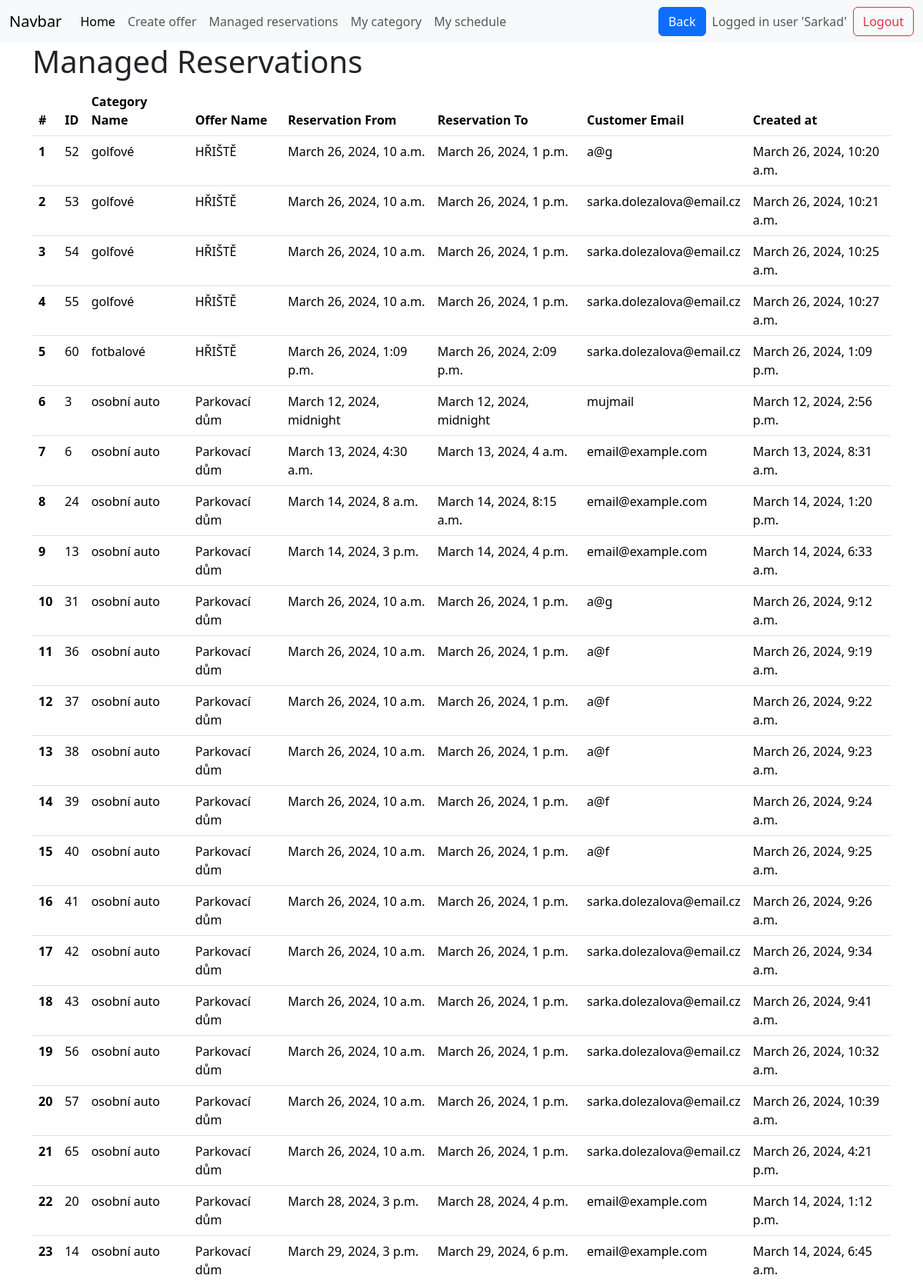
/managed_reservations (signed in, upper part), run on the app's committed database.
### base/models.py (models this page shows, shortened)
class Reservation(models.Model):
    reservation_from = models.DateTimeField(help_text="Start time/date of the reservation")
    reservation_to = models.DateTimeField(null=True, blank=True, help_text="End time/date of the reservation")
    submission_time = models.DateTimeField(default=timezone.now, help_text="When the reservation was submitted")
    confirmed_by_manager = models.CharField(
        max_length=1,
        choices=[("A", "Confirmed"), ("N", "Not Confirmed")],
        null=True,
        blank=True,
        help_text="Whether the reservation is confirmed by a manager"
    )
    customer_email = models.EmailField()
    customer_name = models.CharField(max_length=100)
    verification_token = models.CharField(max_length=64)  # Assuming you're using a hex token
    belongs_to_category = models.ForeignKey(Category, on_delete=models.CASCADE, related_name='reservations', help_text="The category of the unit being reserved")
    status = models.CharField(
        max_length=20,
        choices=[
            ("pending", "Pending"),
            ("confirmed", "Confirmed"),
            ("cancelled", "Cancelled"),
            ("completed", "Completed"),
        ],
        default="pending",
        help_text="The current status of the reservation"
    )
    class Meta:
        ordering = ['submission_time'] # Reservations ordered in ascending order (earliest first)

class Category(models.Model):
    category_name = models.CharField(max_length=50)
    category_description = models.CharField(max_length=1000, null=True, blank=True)
    category_capacity = models.IntegerField(default=1)
    max_simultneous_reservations = models.IntegerField(default=1)
    additional_time = models.DurationField(null=True, blank=True)
    count_of_units = models.IntegerField(default=1)
    created_at = models.DateTimeField(default=timezone.now)
    belongs_to_offer = models.ForeignKey(Offer, on_delete=models.CASCADE)
    category_pricing = models.ForeignKey(Pricing, on_delete=models.CASCADE, null=True)

class Offer(models.Model):
    offer_name = models.CharField(max_length=50)
    available_from = models.DateField(null=True, blank=True)
    available_to = models.DateField(null=True, blank=True)
    created_at = models.DateTimeField(default=timezone.now)
    manager_of_this_offer = models.ForeignKey(
        User, on_delete=models.CASCADE, null=True, blank=True
    )

### base/views.py (the view)
# urls.py: path('managed_reservations',views.managed_reservations, name='managed_reservations' ),
@login_required
def managed_reservations(request):
    categories = Category.objects.filter(
        belongs_to_offer__manager_of_this_offer=request.user
    )
    reservations = (
        Reservation.objects.filter(belongs_to_category__in=categories)
        .select_related("belongs_to_category", "belongs_to_category__belongs_to_offer")
        .order_by(
            "belongs_to_category__belongs_to_offer__offer_name", "reservation_from"
        )
    )
    return render(
        request,
        "managed_reservations.html",
        {
            "reservations": reservations,
        },
    )

### templates/managed_reservations.html
{% extends 'main.html' %}
{% load crispy_forms_tags %}
{% block content %}
<div class="container-md">
    <h1>Managed Reservations</h1>
    {% if reservations %}
    <table class="table table-hover">
        <thead>
            <tr>
                <th scope="col">#</th>
                <th scope="col">ID</th>
                <th scope="col">Category Name</th>
                <th scope="col">Offer Name</th>
                <th scope="col">Reservation From</th>
                <th scope="col">Reservation To</th>
                <th scope="col">Customer Email</th>
                <th scope="col">Created at</th>
            </tr>
        </thead>
        <tbody>
            {% for reservation in reservations %}
            <tr>
                <th scope="row">{{ forloop.counter }}</th>
                <td>{{ reservation.id }}</td>
                <td>{{ reservation.belongs_to_category.category_name }}</td>
                <td>{{ reservation.belongs_to_category.belongs_to_offer.offer_name }}</td>
                <td>{{ reservation.reservation_from }}</td>
                <td>{{ reservation.reservation_to }}</td>
                <td>{{ reservation.customer_email }}</td>
                <td>{{ reservation.submission_time}}</td>
            </tr>
            {% endfor %}
        </tbody>
    </table>
    {% else %}
    <p>No reservations found.</p>
    {% endif %}
</div>
{% endblock %}

### templates/navbar.html (shortened to what this page needs)
<nav class="navbar navbar-expand-lg bg-body-tertiary">
  <div class="container-fluid">
    <a class="navbar-brand" href="#">Navbar</a>
    <div class="collapse navbar-collapse" id="navbarSupportedContent">
      <ul class="navbar-nav me-auto mb-2 mb-lg-0">
        <li class="nav-item">
          <a class="nav-link active" aria-current="page" href="/manager_home">Home</a>
        </li>
        <li class="nav-item">
          <a class="nav-link" href="/create_offer">Create offer</a>
        </li>
        <li class="nav-item">
          <a class="nav-link" href="/managed_reservations">Managed reservations</a>
        </li>
        <li class="nav-item">
          <a class="nav-link" href="/my_schedule">My category</a>
        </li>
        <li class="nav-item">
          <a class="nav-link" href="/my_schedule">My schedule</a>
        </li>
      </ul>
      <button type="submit" class="btn btn-primary me-2" onclick="goBack()">Back</button>
       <div class="d-flex align-items-center">
        {% if request.user.is_authenticated %}
        <span class="navbar-text me-2"> Logged in user '{{ request.user.username | title }}'</span>
        <a class="btn btn-outline-danger" href="{% url 'logout' %}">Logout</a>
        {% else %}
        <a class="btn btn-outline-primary" href="{% url 'login' %}">Login</a>
        {% endif %}
      </div>
    </div>
    </div>
</nav>

### data on the page
Reservation: id "52", belongs_to_category.category_name "golfové", belongs_to_category.belongs_to_offer.offer_name "HŘIŠTĚ", reservation_from "March 26, 2024, 10 a.m.", reservation_to "March 26, 2024, 1 p.m.", customer_email "a@g", submission_time "March 26, 2024, 10:20 a.m."
Reservation: id "53", belongs_to_category.category_name "golfové", belongs_to_category.belongs_to_offer.offer_name "HŘIŠTĚ", reservation_from "March 26, 2024, 10 a.m.", reservation_to "March 26, 2024, 1 p.m.", customer_email "sarka.dolezalova@email.cz", submission_time "March 26, 2024, 10:21 a.m."
Reservation: id "54", belongs_to_category.category_name "golfové", belongs_to_category.belongs_to_offer.offer_name "HŘIŠTĚ", reservation_from "March 26, 2024, 10 a.m.", reservation_to "March 26, 2024, 1 p.m.", customer_email "sarka.dolezalova@email.cz", submission_time "March 26, 2024, 10:25 a.m."
Reservation: id "55", belongs_to_category.category_name "golfové", belongs_to_category.belongs_to_offer.offer_name "HŘIŠTĚ", reservation_from "March 26, 2024, 10 a.m.", reservation_to "March 26, 2024, 1 p.m.", customer_email "sarka.dolezalova@email.cz", submission_time "March 26, 2024, 10:27 a.m."
Reservation: id "60", belongs_to_category.category_name "fotbalové", belongs_to_category.belongs_to_offer.offer_name "HŘIŠTĚ", reservation_from "March 26, 2024, 1:09 p.m.", reservation_to "March 26, 2024, 2:09 p.m.", customer_email "sarka.dolezalova@email.cz", submission_time "March 26, 2024, 1:09 p.m."
Reservation: id "3", belongs_to_category.category_name "osobní auto", belongs_to_category.belongs_to_offer.offer_name "Parkovací dům", reservation_from "March 12, 2024, midnight", reservation_to "March 12, 2024, midnight", customer_email "mujmail", submission_time "March 12, 2024, 2:56 p.m."
Reservation: id "6", belongs_to_category.category_name "osobní auto", belongs_to_category.belongs_to_offer.offer_name "Parkovací dům", reservation_from "March 13, 2024, 4:30 a.m.", reservation_to "March 13, 2024, 4 a.m.", customer_email "email@example.com", submission_time "March 13, 2024, 8:31 a.m."
Reservation: id "24", belongs_to_category.category_name "osobní auto", belongs_to_category.belongs_to_offer.offer_name "Parkovací dům", reservation_from "March 14, 2024, 8 a.m.", reservation_to "March 14, 2024, 8:15 a.m.", customer_email "email@example.com", submission_time "March 14, 2024, 1:20 p.m."
Reservation: id "13", belongs_to_category.category_name "osobní auto", belongs_to_category.belongs_to_offer.offer_name "Parkovací dům", reservation_from "March 14, 2024, 3 p.m.", reservation_to "March 14, 2024, 4 p.m.", customer_email "email@example.com", submission_time "March 14, 2024, 6:33 a.m."
Reservation: id "31", belongs_to_category.category_name "osobní auto", belongs_to_category.belongs_to_offer.offer_name "Parkovací dům", reservation_from "March 26, 2024, 10 a.m.", reservation_to "March 26, 2024, 1 p.m.", customer_email "a@g", submission_time "March 26, 2024, 9:12 a.m."
Reservation: id "36", belongs_to_category.category_name "osobní auto", belongs_to_category.belongs_to_offer.offer_name "Parkovací dům", reservation_from "March 26, 2024, 10 a.m.", reservation_to "March 26, 2024, 1 p.m.", customer_email "a@f", submission_time "March 26, 2024, 9:19 a.m."
Reservation: id "37", belongs_to_category.category_name "osobní auto", belongs_to_category.belongs_to_offer.offer_name "Parkovací dům", reservation_from "March 26, 2024, 10 a.m.", reservation_to "March 26, 2024, 1 p.m.", customer_email "a@f", submission_time "March 26, 2024, 9:22 a.m."
Reservation: id "38", belongs_to_category.category_name "osobní auto", belongs_to_category.belongs_to_offer.offer_name "Parkovací dům", reservation_from "March 26, 2024, 10 a.m.", reservation_to "March 26, 2024, 1 p.m.", customer_email "a@f", submission_time "March 26, 2024, 9:23 a.m."
Reservation: id "39", belongs_to_category.category_name "osobní auto", belongs_to_category.belongs_to_offer.offer_name "Parkovací dům", reservation_from "March 26, 2024, 10 a.m.", reservation_to "March 26, 2024, 1 p.m.", customer_email "a@f", submission_time "March 26, 2024, 9:24 a.m."
Reservation: id "40", belongs_to_category.category_name "osobní auto", belongs_to_category.belongs_to_offer.offer_name "Parkovací dům", reservation_from "March 26, 2024, 10 a.m.", reservation_to "March 26, 2024, 1 p.m.", customer_email "a@f", submission_time "March 26, 2024, 9:25 a.m."
Reservation: id "41", belongs_to_category.category_name "osobní auto", belongs_to_category.belongs_to_offer.offer_name "Parkovací dům", reservation_from "March 26, 2024, 10 a.m.", reservation_to "March 26, 2024, 1 p.m.", customer_email "sarka.dolezalova@email.cz", submission_time "March 26, 2024, 9:26 a.m."
Reservation: id "42", belongs_to_category.category_name "osobní auto", belongs_to_category.belongs_to_offer.offer_name "Parkovací dům", reservation_from "March 26, 2024, 10 a.m.", reservation_to "March 26, 2024, 1 p.m.", customer_email "sarka.dolezalova@email.cz", submission_time "March 26, 2024, 9:34 a.m."
Reservation: id "43", belongs_to_category.category_name "osobní auto", belongs_to_category.belongs_to_offer.offer_name "Parkovací dům", reservation_from "March 26, 2024, 10 a.m.", reservation_to "March 26, 2024, 1 p.m.", customer_email "sarka.dolezalova@email.cz", submission_time "March 26, 2024, 9:41 a.m."
Reservation: id "56", belongs_to_category.category_name "osobní auto", belongs_to_category.belongs_to_offer.offer_name "Parkovací dům", reservation_from "March 26, 2024, 10 a.m.", reservation_to "March 26, 2024, 1 p.m.", customer_email "sarka.dolezalova@email.cz", submission_time "March 26, 2024, 10:32 a.m."
Reservation: id "57", belongs_to_category.category_name "osobní auto", belongs_to_category.belongs_to_offer.offer_name "Parkovací dům", reservation_from "March 26, 2024, 10 a.m.", reservation_to "March 26, 2024, 1 p.m.", customer_email "sarka.dolezalova@email.cz", submission_time "March 26, 2024, 10:39 a.m."
Reservation: id "65", belongs_to_category.category_name "osobní auto", belongs_to_category.belongs_to_offer.offer_name "Parkovací dům", reservation_from "March 26, 2024, 10 a.m.", reservation_to "March 26, 2024, 1 p.m.", customer_email "sarka.dolezalova@email.cz", submission_time "March 26, 2024, 4:21 p.m."
Reservation: id "20", belongs_to_category.category_name "osobní auto", belongs_to_category.belongs_to_offer.offer_name "Parkovací dům", reservation_from "March 28, 2024, 3 p.m.", reservation_to "March 28, 2024, 4 p.m.", customer_email "email@example.com", submission_time "March 14, 2024, 1:12 p.m."
Reservation: id "14", belongs_to_category.category_name "osobní auto", belongs_to_category.belongs_to_offer.offer_name "Parkovací dům", reservation_from "March 29, 2024, 3 p.m.", reservation_to "March 29, 2024, 6 p.m.", customer_email "email@example.com", submission_time "March 14, 2024, 6:45 a.m."

### other printed values
{{ request.user.username | title }} "Sarkad"
